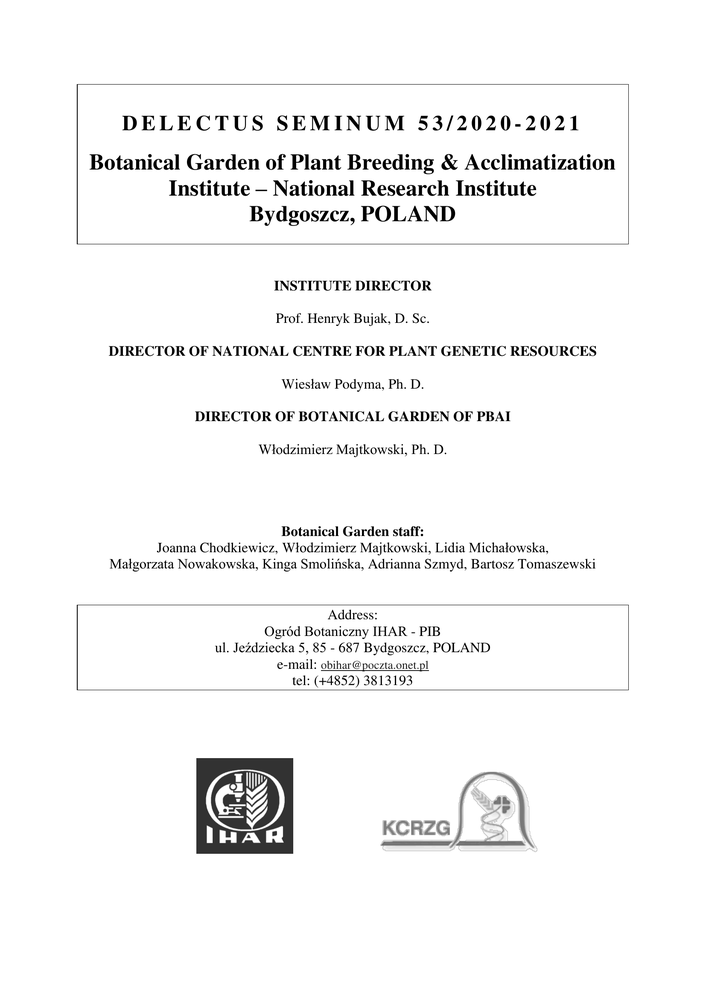
#> input picture code/pdf2image/BYDGZ-2020-G-W-a-2-A/page_000.png, 706 x 999 px, shrunk from 1654 x 2339 before the run
$ python vertical_line_removal.py --path ../pdf2image/BYDGZ-2020-G-W-a-2-A/page_000.png
#> lines starting #> are read from the running program, lines starting #| are printed output that depends on the picture; after the words box and inside, x2 and y2 are one past the last pixel; in counts of white or black regions, pixels touching at a corner belong together
import argparse
import cv2
import matplotlib.pyplot as plt
import logging
from pathlib import Path

class ImagePreprocessor:

    def __init__(self,
                 path,
                 output=None,
                 postfix=None) -> None:
        self.files=[]

        if path:
            p = Path(path)

            if p.is_dir():
                self.files=list(p.glob('**/*.jpg'))
            elif p.is_file():
                self.files.append(p)

            self.files.sort()

        logging.info("got %s file(s) from '%s'" % (len(self.files), p))

        self.output=output
        self.postfix=postfix

    def _make_out_path(self, path):
        if self.output is None:
            output=path.parent
        else:
            output=Path(self.output)

        postfix='' if self.postfix is None else self.postfix

        return str(Path(output / f"{path.stem}{postfix}{path.suffix}"))

    def remove_lines(self):
        for file in self.files:
            image = cv2.imread(str(file))
#> image is the input picture: shape (999, 706, 3); min 0, max 255, mean 245.6

            result = image.copy()
            gray = cv2.cvtColor(image,cv2.COLOR_BGR2GRAY)
            thresh = cv2.threshold(gray, 0, 255, cv2.THRESH_BINARY_INV + cv2.THRESH_OTSU)[1]
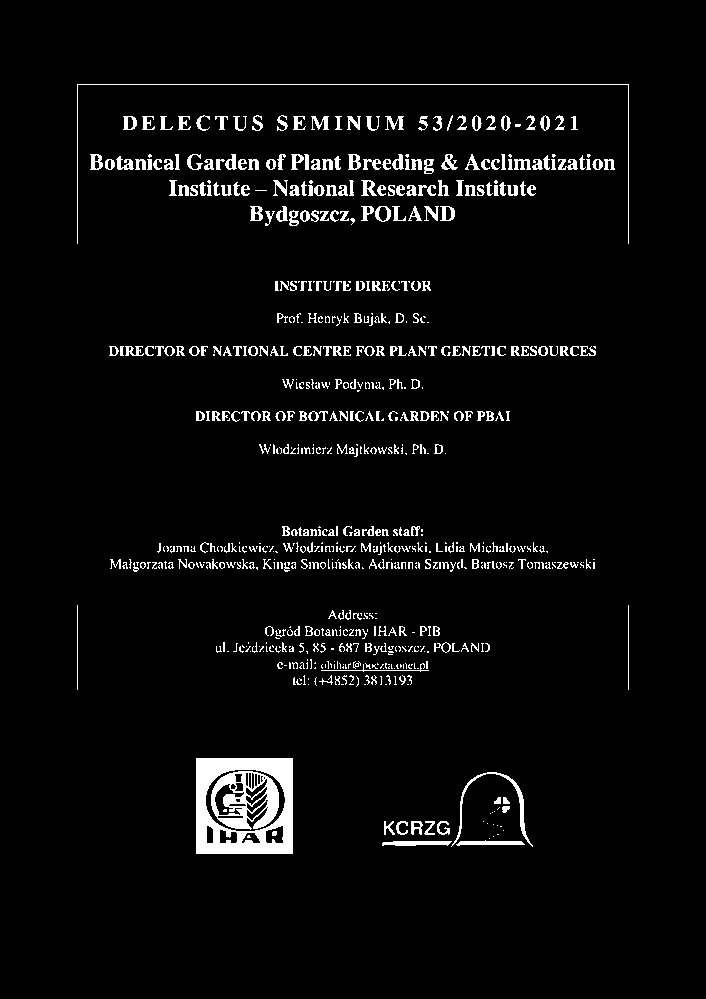
#> thresh: shape (999, 706); 4.2% white; 750 white regions (377 under 20 px), largest, box (x1, y1, x2, y2) and area: (196, 758, 293, 854) 4807, (211, 771, 279, 830) 2056, (77, 84, 629, 244) 870

            # Remove horizontal lines
            horizontal_kernel = cv2.getStructuringElement(cv2.MORPH_RECT, (50,1))
            remove_horizontal = cv2.morphologyEx(thresh, cv2.MORPH_OPEN, horizontal_kernel, iterations=2)
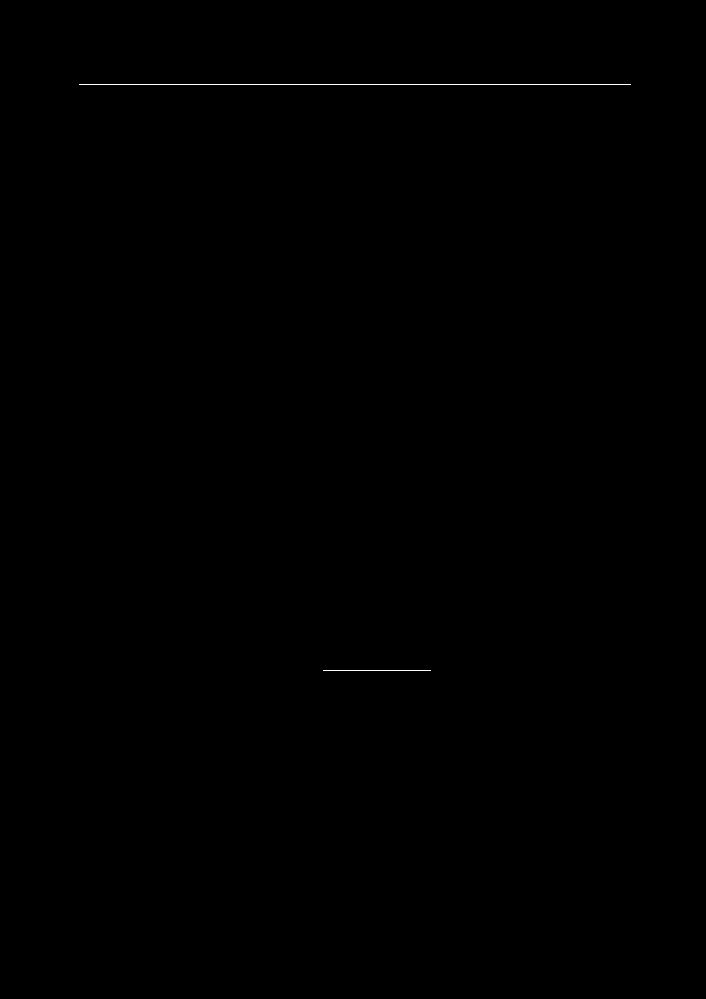
#> remove_horizontal: shape (999, 706); 0.09% white in thin lines or dots, all inside (x1, y1, x2, y2) = (79, 84, 631, 671)

            cnts = cv2.findContours(remove_horizontal, cv2.RETR_EXTERNAL, cv2.CHAIN_APPROX_SIMPLE)
#> cnts = 2 contours, all with area under 20
            cnts = cnts[0] if len(cnts) == 2 else cnts[1]
            for c in cnts:
                cv2.drawContours(result, [c], -1, (255,255,255), 5)
#> this loop made 2 passes
#> c on passes 1 to 2: [[323, 670], [430, 670]], [[79, 84], [630, 84]]
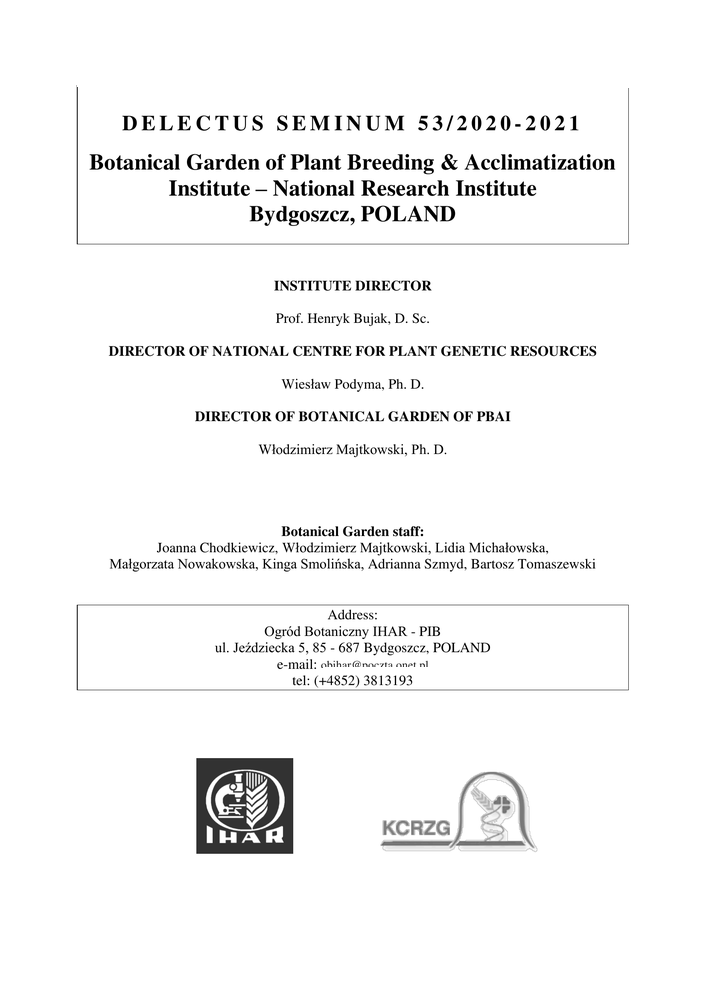
#> result: shape (999, 706, 3); 0.32% of pixels changed, all inside (x1, y1, x2, y2) = (76, 83, 631, 674)

            # Remove vertical lines
            vertical_kernel = cv2.getStructuringElement(cv2.MORPH_RECT, (1,50))
#> vertical_kernel = 50 values from 1 to 1
            remove_vertical = cv2.morphologyEx(thresh, cv2.MORPH_OPEN, vertical_kernel, iterations=2)
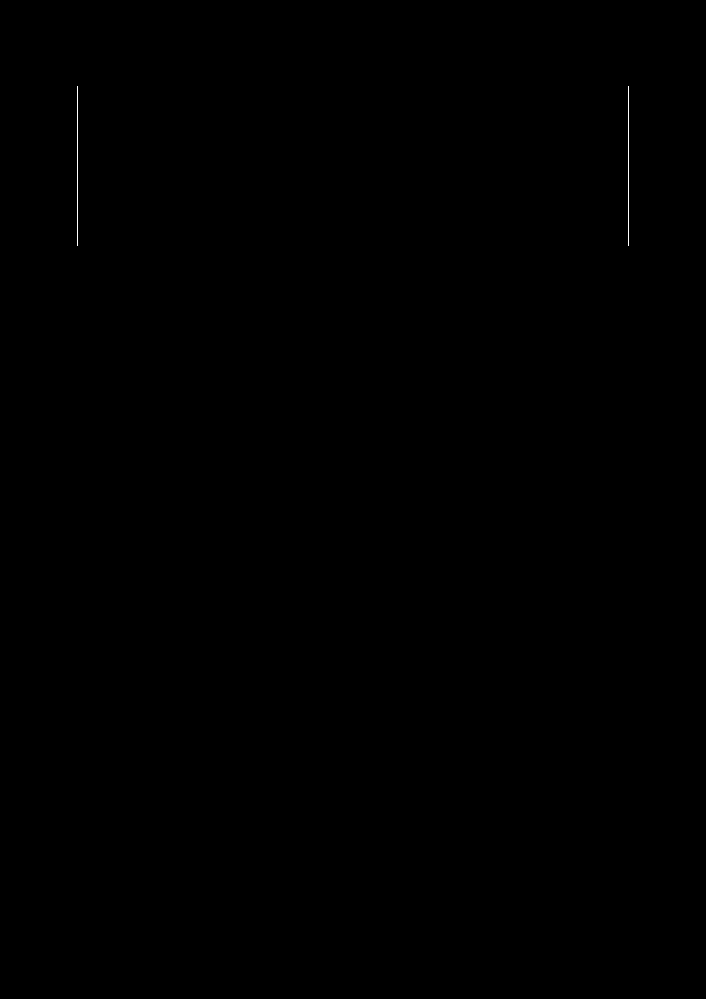
#> remove_vertical: shape (999, 706); 0.05% white in thin lines or dots, all inside (x1, y1, x2, y2) = (77, 86, 629, 246)
            #remove_vertical =cv2.dilate(remove_vertical , vertical_kernel, iterations=2)
            cnts = cv2.findContours(remove_vertical, cv2.RETR_EXTERNAL, cv2.CHAIN_APPROX_SIMPLE)
            cnts = cnts[0] if len(cnts) == 2 else cnts[1]
            for c in cnts:
                cv2.drawContours(result, [c], -1, (255,255,255), 5)
#> this loop made 2 passes
#> c on passes 1 to 2: [[628, 86], [628, 245]], [[77, 86], [77, 245]]
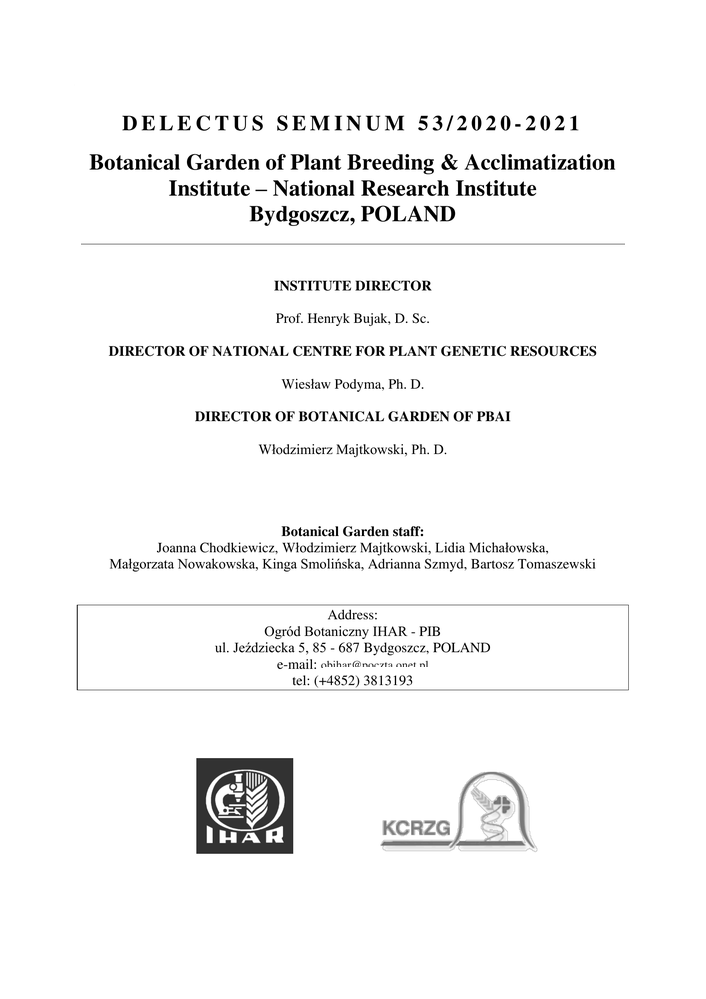
#> result: shape (999, 706, 3); 0.16% of pixels changed, all inside (x1, y1, x2, y2) = (74, 85, 631, 247)

            out_path=self._make_out_path(file)
            cv2.imwrite(out_path, result)
            logging.info("remove_lines: wrote %s" % out_path)
            # plt.imshow(result)
            # plt.show()


if __name__=="__main__":

    logging.basicConfig(level=logging.INFO)

    parser=argparse.ArgumentParser()
    parser.add_argument('-p','--path', required=True)
    parser.add_argument('-o','--output')
    parser.add_argument('-x','--postfix')
    args=parser.parse_args()

    ipp=ImagePreprocessor(
        path=args.path,
        output=args.output,
        postfix=args.postfix)
    ipp.remove_lines()


# remove_lines('/data/seedlists/2020_sample_seedlists/jpg/NEU-2020-G-WI-a-1-I/page_001.jpg')
